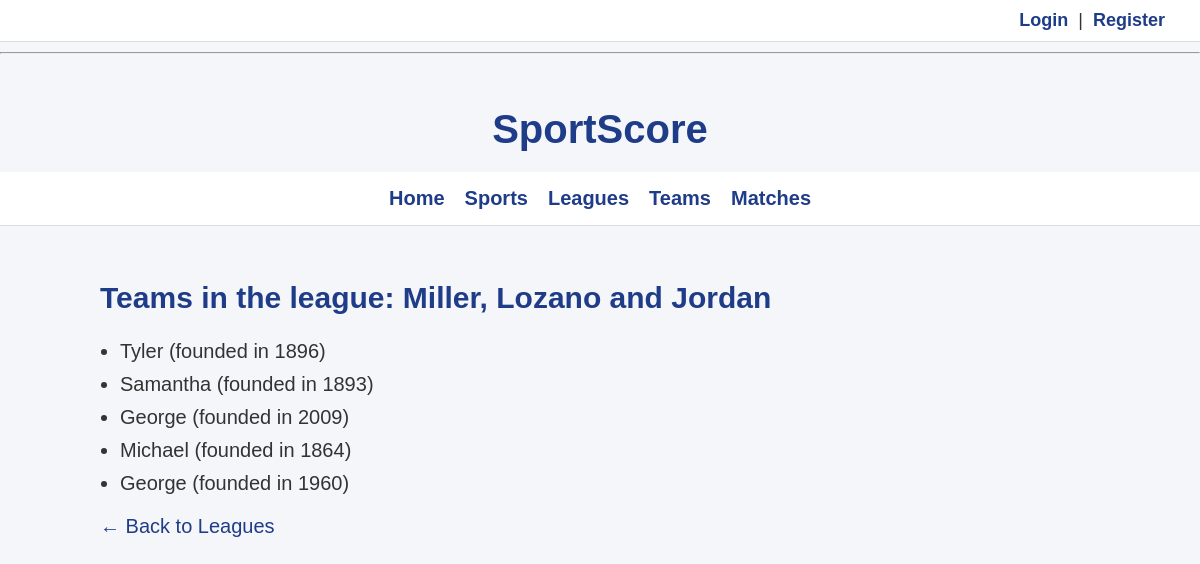
The page /main/leagues/346/teams/ on the database its author committed.
### main/models.py (models this page shows, shortened)
class League(models.Model):
    name = models.CharField(max_length=100)
    country = models.CharField(max_length=100)
    sport = models.ForeignKey(Sport, on_delete=models.CASCADE)

class Team(models.Model):
    name = models.CharField(max_length=100)
    league = models.ForeignKey(League, on_delete=models.CASCADE)
    founded_year = models.IntegerField()

### main/views.py (the view)
# urls.py: path('leagues/<int:pk>/teams/', LeagueTeamsView.as_view(), name='league-teams'),
class LeagueTeamsView(ListView):
    model = Team
    template_name = 'main/league_teams.html'
    context_object_name = 'teams'
    def get_queryset(self):
        self.league = get_object_or_404(League, pk=self.kwargs['pk'])
        return Team.objects.filter(league=self.league)
    def get_context_data(self, **kwargs):
        context = super().get_context_data(**kwargs)
        context['league'] = self.league
        return context

### templates/main/league_teams.html
{% extends "base_generic.html" %}
{% block content %}
    <h2>Teams in the league: {{ league.name }}</h2>
    {% if teams %}
        <ul>
            {% for team in teams %}
                <li>{{ team.name }} (founded in {{ team.founded_year }})</li>
            {% endfor %}
        </ul>
    {% else %}
        <p>This league currently has no teams.</p>
    {% endif %}
    <a href="{% url 'main:leagues' %}">← Back to Leagues</a>
{% endblock %}

### main/static/css/style.css (style rules this page uses)
body { margin: 0; padding: 0; font-family: Arial, Helvetica, sans-serif; font-size: 20px; background-color: #f4f6f9; color: #333; }
h2, h3, h4 { color: #1f3c88; }
a { color: #1f3c88; text-decoration: none; }
ul { padding-left: 20px; }
li { margin-bottom: 10px; }

### rows shown on the page
League: name "Miller, Lozano and Jordan"
Team: name "Tyler", founded_year "1896"
Team: name "Samantha", founded_year "1893"
Team: name "George", founded_year "2009"
Team: name "Michael", founded_year "1864"
Team: name "George", founded_year "1960"
